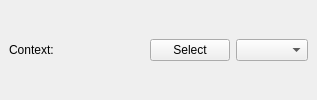
       <widget class="QWidget" name="w_context" native="true">
        <layout class="QHBoxLayout" name="horizontalLayout_11">
         <property name="leftMargin">
          <number>9</number>
         </property>
         <property name="topMargin">
          <number>0</number>
         </property>
         <property name="rightMargin">
          <number>9</number>
         </property>
         <property name="bottomMargin">
          <number>0</number>
         </property>
         <item>
          <widget class="QLabel" name="label_7">
           <property name="text">
            <string>Context:</string>
           </property>
          </widget>
         </item>
         <item>
          <spacer name="horizontalSpacer_5">
           <property name="orientation">
            <enum>Qt::Horizontal</enum>
           </property>
           <property name="sizeHint" stdset="0">
            <size>
             <width>37</width>
             <height>20</height>
            </size>
           </property>
          </spacer>
         </item>
         <item>
          <widget class="QLabel" name="l_context">
           <property name="text">
            <string/>
           </property>
          </widget>
         </item>
         <item>
          <spacer name="horizontalSpacer_3">
           <property name="orientation">
            <enum>Qt::Horizontal</enum>
           </property>
           <property name="sizeHint" stdset="0">
            <size>
             <width>40</width>
             <height>20</height>
            </size>
           </property>
          </spacer>
         </item>
         <item>
          <widget class="QPushButton" name="b_context">
           <property name="text">
            <string>Select</string>
           </property>
          </widget>
         </item>
         <item>
          <widget class="QComboBox" name="cb_context"/>
         </item>
        </layout>
       </widget>
